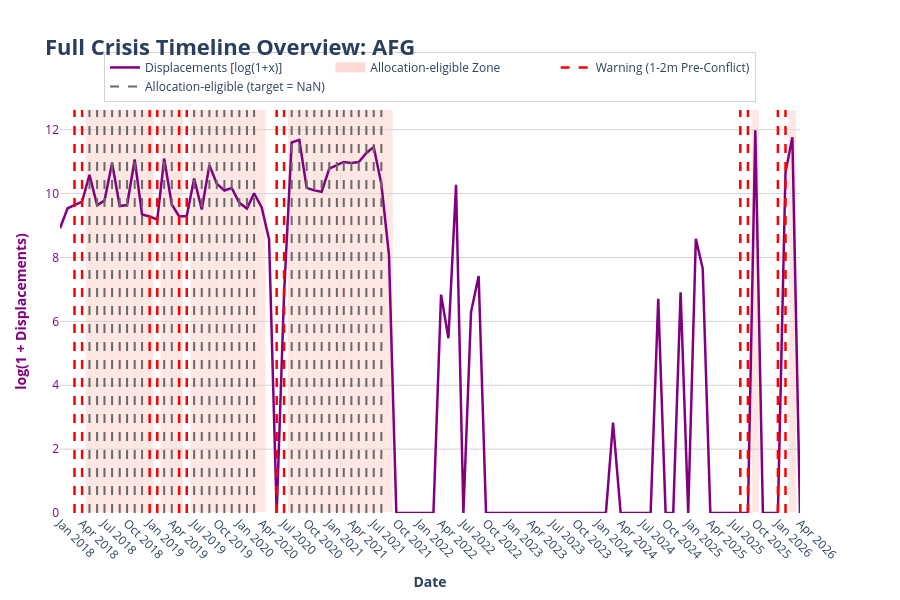

The code cell stored with this chart in its notebook:
### Code cell
import pandas as pd
import numpy as np
import plotly.graph_objects as go

def plot_full_crisis_timeline(df, cerf_path, country_code):
    # Prepare the DataFrame for plotting
    if 'iso3' not in df.columns:
        df = df.reset_index()
        
    df_plot = df[df['iso3'] == country_code].copy()
    df_plot['month'] = pd.to_datetime(df_plot['month'])
    df_plot = df_plot.sort_values('month')
    
    if df_plot.empty:
        print(f"No hay datos en el DataFrame principal para el país: {country_code}")
        return

    # Calculate log(1+x) for monthly displacement to handle skewness and zeros
    df_plot['disp_log1p'] = np.log1p(df_plot['monthly_displacement'].fillna(0))

    # Get the dates where target_2m is 1 (warning/conflict in next 2 months)
    if 'target_2m' in df_plot.columns:
        warning_months = df_plot[df_plot['target_2m'] == 1]['month']
        warning_dates = warning_months + pd.Timedelta(days=0)
    else:
        warning_dates = pd.Series(dtype='datetime64[ns]')
    
    # Get the dates where target_2m is NaN
    if 'target_2m' in df_plot.columns:
        nan_months = df_plot[df_plot['target_2m'].isna()]['month']
        nan_dates = nan_months + pd.Timedelta(days=0)
    else:
        nan_dates = pd.Series(dtype='datetime64[ns]')

    # Create the Plotly figure
    fig = go.Figure()

    # Displacements line (log(1+x))
    fig.add_trace(go.Scatter(
        x=df_plot['month'],
        y=df_plot['disp_log1p'],
        customdata=df_plot['monthly_displacement'], 
        mode='lines', 
        name='Displacements [log(1+x)]',
        line=dict(color='purple', width=2.5),
        yaxis='y1',
        hovertemplate='<b>Date:</b> %{x|%b %Y}<br><b>Displacements (Real):</b> %{customdata:,.0f}<br><b>log(1+x):</b> %{y:.2f}<extra></extra>'
    ))

    # Allocation-eligible zones 
    if 'allocation-eligible' in df_plot.columns:
        conflict_months = df_plot[df_plot['allocation-eligible'] == 1]['month']
        for c_month in conflict_months:
            fig.add_vrect(
                x0=c_month - pd.Timedelta(days=15), 
                x1=c_month + pd.Timedelta(days=15),
                fillcolor="salmon",
                opacity=0.2,
                layer="below",
                line_width=0,
            )
        fig.add_trace(go.Scatter(
            x=[None], y=[None], mode='lines', name='Allocation-eligible Zone',
            line=dict(color='salmon', width=10), opacity=0.3, yaxis='y1'
        ))

    # Early warning lines (target_2m = 1)
    if not warning_dates.empty:
        for w_date in warning_dates:
            fig.add_shape(
                type="line",
                x0=w_date, x1=w_date,
                y0=0, y1=1,
                xref="x", yref="paper",
                line=dict(width=2.5, dash="dash", color="red"),
            )
        # Leyenda de Alertas
        fig.add_trace(go.Scatter(
            x=[None], y=[None], mode='lines', name='Warning (1-2m Pre-Conflict)',
            line=dict(color='red', width=2.5, dash='dash'), yaxis='y1'
        ))

    # NaN target_2m lines (allocation-eligible but no warning)
    if not nan_dates.empty:
        for n_date in nan_dates:
            fig.add_shape(
                type="line",
                x0=n_date, x1=n_date,
                y0=0, y1=1,
                xref="x", yref="paper",
                line=dict(
                    width=2,
                    dash="dash",
                    color="dimgray"
                ),
            )

        fig.add_trace(go.Scatter(
            x=[None], y=[None],
            mode='lines',
            name='Allocation-eligible (target = NaN)',
            line=dict(
                color='dimgray',
                width=2,
                dash='dash'
            ),
            yaxis='y1'
        ))

    fig.update_layout(
        title=dict(
            text=f'<b>Full Crisis Timeline Overview: {country_code}</b>',
            font=dict(size=22),
            x=0.05
        ),
        margin=dict(l=60, r=100, t=110, b=60), 
        height=600,
        plot_bgcolor='white',
        hovermode="closest",
        
        xaxis=dict(
            title=dict(text="<b>Date</b>"),
            showgrid=False,
            dtick="M3",
            tickformat="%b %Y",
            tickangle=45
        ),
        
        # Eje Y1: Ahora son los Desplazamientos
        yaxis=dict(
            title=dict(text="<b>log(1 + Displacements)</b>", font=dict(color="purple")),
            tickfont=dict(color="purple"),
            showgrid=True,
            gridcolor='lightgrey',
            rangemode="tozero"
        ),
        
        legend=dict(
            orientation="h",
            yanchor="bottom", y=1.02,
            xanchor="center", x=0.5,
            bgcolor='rgba(255,255,255,0.8)',
            bordercolor='lightgrey',
            borderwidth=1
        )
    )

    fig.show()

plot_full_crisis_timeline(df, cerf_path="../data_clean/cerf_clean.csv", country_code="AFG")

### Figure 1 — Plotly figure (JSON) as saved in the notebook; plotly's stock layout.template omitted (floating-point values rounded to 4 significant figures)
{"data": [{"customdata": [7457.0, 13920.0, 15410.0, 17200.0, 39770.0, 15350.0, 17690.0, 57380.0, 14910.0, 15410.0, 64240.0, 11430.0, 10790.0, 9745.0, 66040.0, 15690.0, 10790.0, 10900.0, 35260.0, 13430.0, 53490.0, 30200.0, 24280.0, 26300.0, 16530.0, 13840.0, 22190.0, 14310.0, 5248.0, 0.0, 962.0, 109300.0, 118500.0, 26410.0, 24400.0, 23360.0, 48200.0, 53630.0, 59380.0, 57470.0, 59380.0, 78720.0, 94730.0, 29740.0, 3242.0, 0.0, 0.0, 0.0, 0.0, 0.0, 0.0, 932.2, 236.8, 29050.0, 0.0, 539.0, 1666.0, 0.0, 0.0, 0.0, 0.0, 0.0, 0.0, 0.0, 0.0, 0.0, 0.0, 0.0, 0.0, 0.0, 0.0, 0.0, 0.0, 0.0, 16.0, 0.0, 0.0, 0.0, 0.0, 0.0, 820.0, 0.0, 0.0, 1000.0, 0.0, 5359.0, 2106.0, 0.0, 0.0, 0.0, 0.0, 0.0, 0.0, 160800.0, 0.0, 0.0, 0.0, 42900.0, 128700.0, 0.0], "hovertemplate": "<b>Date:</b> %{x|%b %Y}<br><b>Displacements (Real):</b> %{customdata:,.0f}<br><b>log(1+x):</b> %{y:.2f}<extra></extra>", "line": {"color": "purple", "width": 2.5}, "mode": "lines", "name": "Displacements [log(1+x)]", "type": "scatter", "x": ["2018-01-01T00:00:00.000000", "2018-02-01T00:00:00.000000", "2018-03-01T00:00:00.000000", "2018-04-01T00:00:00.000000", "2018-05-01T00:00:00.000000", "2018-06-01T00:00:00.000000", "2018-07-01T00:00:00.000000", "2018-08-01T00:00:00.000000", "2018-09-01T00:00:00.000000", "2018-10-01T00:00:00.000000", "2018-11-01T00:00:00.000000", "2018-12-01T00:00:00.000000", "2019-01-01T00:00:00.000000", "2019-02-01T00:00:00.000000", "2019-03-01T00:00:00.000000", "2019-04-01T00:00:00.000000", "2019-05-01T00:00:00.000000", "2019-06-01T00:00:00.000000", "2019-07-01T00:00:00.000000", "2019-08-01T00:00:00.000000", "2019-09-01T00:00:00.000000", "2019-10-01T00:00:00.000000", "2019-11-01T00:00:00.000000", "2019-12-01T00:00:00.000000", "2020-01-01T00:00:00.000000", "2020-02-01T00:00:00.000000", "2020-03-01T00:00:00.000000", "2020-04-01T00:00:00.000000", "2020-05-01T00:00:00.000000", "2020-06-01T00:00:00.000000", "2020-07-01T00:00:00.000000", "2020-08-01T00:00:00.000000", "2020-09-01T00:00:00.000000", "2020-10-01T00:00:00.000000", "2020-11-01T00:00:00.000000", "2020-12-01T00:00:00.000000", "2021-01-01T00:00:00.000000", "2021-02-01T00:00:00.000000", "2021-03-01T00:00:00.000000", "2021-04-01T00:00:00.000000", "2021-05-01T00:00:00.000000", "2021-06-01T00:00:00.000000", "2021-07-01T00:00:00.000000", "2021-08-01T00:00:00.000000", "2021-09-01T00:00:00.000000", "2021-10-01T00:00:00.000000", "2021-11-01T00:00:00.000000", "2021-12-01T00:00:00.000000", "2022-01-01T00:00:00.000000", "2022-02-01T00:00:00.000000", "2022-03-01T00:00:00.000000", "2022-04-01T00:00:00.000000", "2022-05-01T00:00:00.000000", "2022-06-01T00:00:00.000000", "2022-07-01T00:00:00.000000", "2022-08-01T00:00:00.000000", "2022-09-01T00:00:00.000000", "2022-10-01T00:00:00.000000", "2022-11-01T00:00:00.000000", "2022-12-01T00:00:00.000000", "2023-01-01T00:00:00.000000", "2023-02-01T00:00:00.000000", "2023-03-01T00:00:00.000000", "2023-04-01T00:00:00.000000", "2023-05-01T00:00:00.000000", "2023-06-01T00:00:00.000000", "2023-07-01T00:00:00.000000", "2023-08-01T00:00:00.000000", "2023-09-01T00:00:00.000000", "2023-10-01T00:00:00.000000", "2023-11-01T00:00:00.000000", "2023-12-01T00:00:00.000000", "2024-01-01T00:00:00.000000", "2024-02-01T00:00:00.000000", "2024-03-01T00:00:00.000000", "2024-04-01T00:00:00.000000", "2024-05-01T00:00:00.000000", "2024-06-01T00:00:00.000000", "2024-07-01T00:00:00.000000", "2024-08-01T00:00:00.000000", "2024-09-01T00:00:00.000000", "2024-10-01T00:00:00.000000", "2024-11-01T00:00:00.000000", "2024-12-01T00:00:00.000000", "2025-01-01T00:00:00.000000", "2025-02-01T00:00:00.000000", "2025-03-01T00:00:00.000000", "2025-04-01T00:00:00.000000", "2025-05-01T00:00:00.000000", "2025-06-01T00:00:00.000000", "2025-07-01T00:00:00.000000", "2025-08-01T00:00:00.000000", "2025-09-01T00:00:00.000000", "2025-10-01T00:00:00.000000", "2025-11-01T00:00:00.000000", "2025-12-01T00:00:00.000000", "2026-01-01T00:00:00.000000", "2026-02-01T00:00:00.000000", "2026-03-01T00:00:00.000000", "2026-04-01T00:00:00.000000"], "y": [8.917, 9.541, 9.643, 9.753, 10.59, 9.639, 9.781, 10.96, 9.61, 9.643, 11.07, 9.344, 9.286, 9.185, 11.1, 9.661, 9.286, 9.297, 10.47, 9.505, 10.89, 10.32, 10.1, 10.18, 9.713, 9.535, 10.01, 9.569, 8.566, 0.0, 6.87, 11.6, 11.68, 10.18, 10.1, 10.06, 10.78, 10.89, 10.99, 10.96, 10.99, 11.27, 11.46, 10.3, 8.084, 0.0, 0.0, 0.0, 0.0, 0.0, 0.0, 6.839, 5.472, 10.28, 0.0, 6.292, 7.419, 0.0, 0.0, 0.0, 0.0, 0.0, 0.0, 0.0, 0.0, 0.0, 0.0, 0.0, 0.0, 0.0, 0.0, 0.0, 0.0, 0.0, 2.833, 0.0, 0.0, 0.0, 0.0, 0.0, 6.711, 0.0, 0.0, 6.909, 0.0, 8.587, 7.653, 0.0, 0.0, 0.0, 0.0, 0.0, 0.0, 11.99, 0.0, 0.0, 0.0, 10.67, 11.77, 0.0], "yaxis": "y"}, {"line": {"color": "salmon", "width": 10}, "mode": "lines", "name": "Allocation-eligible Zone", "opacity": 0.3, "type": "scatter", "x": [null], "y": [null], "yaxis": "y"}, {"line": {"color": "red", "dash": "dash", "width": 2.5}, "mode": "lines", "name": "Warning (1-2m Pre-Conflict)", "type": "scatter", "x": [null], "y": [null], "yaxis": "y"}, {"line": {"color": "dimgray", "dash": "dash", "width": 2}, "mode": "lines", "name": "Allocation-eligible (target = NaN)", "type": "scatter", "x": [null], "y": [null], "yaxis": "y"}], "layout": {"height": 600, "hovermode": "closest", "legend": {"bgcolor": "rgba(255,255,255,0.8)", "bordercolor": "lightgrey", "borderwidth": 1, "orientation": "h", "x": 0.5, "xanchor": "center", "y": 1.02, "yanchor": "bottom"}, "margin": {"b": 60, "l": 60, "r": 100, "t": 110}, "plot_bgcolor": "white", "shapes": [{"fillcolor": "salmon", "layer": "below", "line": {"width": 0}, "opacity": 0.2, "type": "rect", "x0": "2018-04-16T00:00:00", "x1": "2018-05-16T00:00:00", "xref": "x", "y0": 0, "y1": 1, "yref": "y domain"}, {"fillcolor": "salmon", "layer": "below", "line": {"width": 0}, "opacity": 0.2, "type": "rect", "x0": "2018-05-17T00:00:00", "x1": "2018-06-16T00:00:00", "xref": "x", "y0": 0, "y1": 1, "yref": "y domain"}, {"fillcolor": "salmon", "layer": "below", "line": {"width": 0}, "opacity": 0.2, "type": "rect", "x0": "2018-06-16T00:00:00", "x1": "2018-07-16T00:00:00", "xref": "x", "y0": 0, "y1": 1, "yref": "y domain"}, {"fillcolor": "salmon", "layer": "below", "line": {"width": 0}, "opacity": 0.2, "type": "rect", "x0": "2018-07-17T00:00:00", "x1": "2018-08-16T00:00:00", "xref": "x", "y0": 0, "y1": 1, "yref": "y domain"}, {"fillcolor": "salmon", "layer": "below", "line": {"width": 0}, "opacity": 0.2, "type": "rect", "x0": "2018-08-17T00:00:00", "x1": "2018-09-16T00:00:00", "xref": "x", "y0": 0, "y1": 1, "yref": "y domain"}, {"fillcolor": "salmon", "layer": "below", "line": {"width": 0}, "opacity": 0.2, "type": "rect", "x0": "2018-09-16T00:00:00", "x1": "2018-10-16T00:00:00", "xref": "x", "y0": 0, "y1": 1, "yref": "y domain"}, {"fillcolor": "salmon", "layer": "below", "line": {"width": 0}, "opacity": 0.2, "type": "rect", "x0": "2018-10-17T00:00:00", "x1": "2018-11-16T00:00:00", "xref": "x", "y0": 0, "y1": 1, "yref": "y domain"}, {"fillcolor": "salmon", "layer": "below", "line": {"width": 0}, "opacity": 0.2, "type": "rect", "x0": "2018-11-16T00:00:00", "x1": "2018-12-16T00:00:00", "xref": "x", "y0": 0, "y1": 1, "yref": "y domain"}, {"fillcolor": "salmon", "layer": "below", "line": {"width": 0}, "opacity": 0.2, "type": "rect", "x0": "2018-12-17T00:00:00", "x1": "2019-01-16T00:00:00", "xref": "x", "y0": 0, "y1": 1, "yref": "y domain"}, {"fillcolor": "salmon", "layer": "below", "line": {"width": 0}, "opacity": 0.2, "type": "rect", "x0": "2019-02-14T00:00:00", "x1": "2019-03-16T00:00:00", "xref": "x", "y0": 0, "y1": 1, "yref": "y domain"}, {"fillcolor": "salmon", "layer": "below", "line": {"width": 0}, "opacity": 0.2, "type": "rect", "x0": "2019-03-17T00:00:00", "x1": "2019-04-16T00:00:00", "xref": "x", "y0": 0, "y1": 1, "yref": "y domain"}, {"fillcolor": "salmon", "layer": "below", "line": {"width": 0}, "opacity": 0.2, "type": "rect", "x0": "2019-04-16T00:00:00", "x1": "2019-05-16T00:00:00", "xref": "x", "y0": 0, "y1": 1, "yref": "y domain"}, {"fillcolor": "salmon", "layer": "below", "line": {"width": 0}, "opacity": 0.2, "type": "rect", "x0": "2019-06-16T00:00:00", "x1": "2019-07-16T00:00:00", "xref": "x", "y0": 0, "y1": 1, "yref": "y domain"}, {"fillcolor": "salmon", "layer": "below", "line": {"width": 0}, "opacity": 0.2, "type": "rect", "x0": "2019-07-17T00:00:00", "x1": "2019-08-16T00:00:00", "xref": "x", "y0": 0, "y1": 1, "yref": "y domain"}, {"fillcolor": "salmon", "layer": "below", "line": {"width": 0}, "opacity": 0.2, "type": "rect", "x0": "2019-08-17T00:00:00", "x1": "2019-09-16T00:00:00", "xref": "x", "y0": 0, "y1": 1, "yref": "y domain"}, {"fillcolor": "salmon", "layer": "below", "line": {"width": 0}, "opacity": 0.2, "type": "rect", "x0": "2019-09-16T00:00:00", "x1": "2019-10-16T00:00:00", "xref": "x", "y0": 0, "y1": 1, "yref": "y domain"}, {"fillcolor": "salmon", "layer": "below", "line": {"width": 0}, "opacity": 0.2, "type": "rect", "x0": "2019-10-17T00:00:00", "x1": "2019-11-16T00:00:00", "xref": "x", "y0": 0, "y1": 1, "yref": "y domain"}, {"fillcolor": "salmon", "layer": "below", "line": {"width": 0}, "opacity": 0.2, "type": "rect", "x0": "2019-11-16T00:00:00", "x1": "2019-12-16T00:00:00", "xref": "x", "y0": 0, "y1": 1, "yref": "y domain"}, {"fillcolor": "salmon", "layer": "below", "line": {"width": 0}, "opacity": 0.2, "type": "rect", "x0": "2019-12-17T00:00:00", "x1": "2020-01-16T00:00:00", "xref": "x", "y0": 0, "y1": 1, "yref": "y domain"}, {"fillcolor": "salmon", "layer": "below", "line": {"width": 0}, "opacity": 0.2, "type": "rect", "x0": "2020-01-17T00:00:00", "x1": "2020-02-16T00:00:00", "xref": "x", "y0": 0, "y1": 1, "yref": "y domain"}, {"fillcolor": "salmon", "layer": "below", "line": {"width": 0}, "opacity": 0.2, "type": "rect", "x0": "2020-02-15T00:00:00", "x1": "2020-03-16T00:00:00", "xref": "x", "y0": 0, "y1": 1, "yref": "y domain"}, {"fillcolor": "salmon", "layer": "below", "line": {"width": 0}, "opacity": 0.2, "type": "rect", "x0": "2020-03-17T00:00:00", "x1": "2020-04-16T00:00:00", "xref": "x", "y0": 0, "y1": 1, "yref": "y domain"}, {"fillcolor": "salmon", "layer": "below", "line": {"width": 0}, "opacity": 0.2, "type": "rect", "x0": "2020-07-17T00:00:00", "x1": "2020-08-16T00:00:00", "xref": "x", "y0": 0, "y1": 1, "yref": "y domain"}, {"fillcolor": "salmon", "layer": "below", "line": {"width": 0}, "opacity": 0.2, "type": "rect", "x0": "2020-08-17T00:00:00", "x1": "2020-09-16T00:00:00", "xref": "x", "y0": 0, "y1": 1, "yref": "y domain"}, {"fillcolor": "salmon", "layer": "below", "line": {"width": 0}, "opacity": 0.2, "type": "rect", "x0": "2020-09-16T00:00:00", "x1": "2020-10-16T00:00:00", "xref": "x", "y0": 0, "y1": 1, "yref": "y domain"}, {"fillcolor": "salmon", "layer": "below", "line": {"width": 0}, "opacity": 0.2, "type": "rect", "x0": "2020-10-17T00:00:00", "x1": "2020-11-16T00:00:00", "xref": "x", "y0": 0, "y1": 1, "yref": "y domain"}, {"fillcolor": "salmon", "layer": "below", "line": {"width": 0}, "opacity": 0.2, "type": "rect", "x0": "2020-11-16T00:00:00", "x1": "2020-12-16T00:00:00", "xref": "x", "y0": 0, "y1": 1, "yref": "y domain"}, {"fillcolor": "salmon", "layer": "below", "line": {"width": 0}, "opacity": 0.2, "type": "rect", "x0": "2020-12-17T00:00:00", "x1": "2021-01-16T00:00:00", "xref": "x", "y0": 0, "y1": 1, "yref": "y domain"}, {"fillcolor": "salmon", "layer": "below", "line": {"width": 0}, "opacity": 0.2, "type": "rect", "x0": "2021-01-17T00:00:00", "x1": "2021-02-16T00:00:00", "xref": "x", "y0": 0, "y1": 1, "yref": "y domain"}, {"fillcolor": "salmon", "layer": "below", "line": {"width": 0}, "opacity": 0.2, "type": "rect", "x0": "2021-02-14T00:00:00", "x1": "2021-03-16T00:00:00", "xref": "x", "y0": 0, "y1": 1, "yref": "y domain"}, {"fillcolor": "salmon", "layer": "below", "line": {"width": 0}, "opacity": 0.2, "type": "rect", "x0": "2021-03-17T00:00:00", "x1": "2021-04-16T00:00:00", "xref": "x", "y0": 0, "y1": 1, "yref": "y domain"}, {"fillcolor": "salmon", "layer": "below", "line": {"width": 0}, "opacity": 0.2, "type": "rect", "x0": "2021-04-16T00:00:00", "x1": "2021-05-16T00:00:00", "xref": "x", "y0": 0, "y1": 1, "yref": "y domain"}, {"fillcolor": "salmon", "layer": "below", "line": {"width": 0}, "opacity": 0.2, "type": "rect", "x0": "2021-05-17T00:00:00", "x1": "2021-06-16T00:00:00", "xref": "x", "y0": 0, "y1": 1, "yref": "y domain"}, {"fillcolor": "salmon", "layer": "below", "line": {"width": 0}, "opacity": 0.2, "type": "rect", "x0": "2021-06-16T00:00:00", "x1": "2021-07-16T00:00:00", "xref": "x", "y0": 0, "y1": 1, "yref": "y domain"}, {"fillcolor": "salmon", "layer": "below", "line": {"width": 0}, "opacity": 0.2, "type": "rect", "x0": "2021-07-17T00:00:00", "x1": "2021-08-16T00:00:00", "xref": "x", "y0": 0, "y1": 1, "yref": "y domain"}, {"fillcolor": "salmon", "layer": "below", "line": {"width": 0}, "opacity": 0.2, "type": "rect", "x0": "2021-08-17T00:00:00", "x1": "2021-09-16T00:00:00", "xref": "x", "y0": 0, "y1": 1, "yref": "y domain"}, {"fillcolor": "salmon", "layer": "below", "line": {"width": 0}, "opacity": 0.2, "type": "rect", "x0": "2025-09-16T00:00:00", "x1": "2025-10-16T00:00:00", "xref": "x", "y0": 0, "y1": 1, "yref": "y domain"}, {"fillcolor": "salmon", "layer": "below", "line": {"width": 0}, "opacity": 0.2, "type": "rect", "x0": "2026-02-14T00:00:00", "x1": "2026-03-16T00:00:00", "xref": "x", "y0": 0, "y1": 1, "yref": "y domain"}, {"line": {"color": "red", "dash": "dash", "width": 2.5}, "type": "line", "x0": "2018-03-01T00:00:00", "x1": "2018-03-01T00:00:00", "xref": "x", "y0": 0, "y1": 1, "yref": "paper"}, {"line": {"color": "red", "dash": "dash", "width": 2.5}, "type": "line", "x0": "2018-04-01T00:00:00", "x1": "2018-04-01T00:00:00", "xref": "x", "y0": 0, "y1": 1, "yref": "paper"}, {"line": {"color": "red", "dash": "dash", "width": 2.5}, "type": "line", "x0": "2019-01-01T00:00:00", "x1": "2019-01-01T00:00:00", "xref": "x", "y0": 0, "y1": 1, "yref": "paper"}, {"line": {"color": "red", "dash": "dash", "width": 2.5}, "type": "line", "x0": "2019-02-01T00:00:00", "x1": "2019-02-01T00:00:00", "xref": "x", "y0": 0, "y1": 1, "yref": "paper"}, {"line": {"color": "red", "dash": "dash", "width": 2.5}, "type": "line", "x0": "2019-05-01T00:00:00", "x1": "2019-05-01T00:00:00", "xref": "x", "y0": 0, "y1": 1, "yref": "paper"}, {"line": {"color": "red", "dash": "dash", "width": 2.5}, "type": "line", "x0": "2019-06-01T00:00:00", "x1": "2019-06-01T00:00:00", "xref": "x", "y0": 0, "y1": 1, "yref": "paper"}, {"line": {"color": "red", "dash": "dash", "width": 2.5}, "type": "line", "x0": "2020-06-01T00:00:00", "x1": "2020-06-01T00:00:00", "xref": "x", "y0": 0, "y1": 1, "yref": "paper"}, {"line": {"color": "red", "dash": "dash", "width": 2.5}, "type": "line", "x0": "2020-07-01T00:00:00", "x1": "2020-07-01T00:00:00", "xref": "x", "y0": 0, "y1": 1, "yref": "paper"}, {"line": {"color": "red", "dash": "dash", "width": 2.5}, "type": "line", "x0": "2025-08-01T00:00:00", "x1": "2025-08-01T00:00:00", "xref": "x", "y0": 0, "y1": 1, "yref": "paper"}, {"line": {"color": "red", "dash": "dash", "width": 2.5}, "type": "line", "x0": "2025-09-01T00:00:00", "x1": "2025-09-01T00:00:00", "xref": "x", "y0": 0, "y1": 1, "yref": "paper"}, {"line": {"color": "red", "dash": "dash", "width": 2.5}, "type": "line", "x0": "2026-01-01T00:00:00", "x1": "2026-01-01T00:00:00", "xref": "x", "y0": 0, "y1": 1, "yref": "paper"}, {"line": {"color": "red", "dash": "dash", "width": 2.5}, "type": "line", "x0": "2026-02-01T00:00:00", "x1": "2026-02-01T00:00:00", "xref": "x", "y0": 0, "y1": 1, "yref": "paper"}, {"line": {"color": "dimgray", "dash": "dash", "width": 2}, "type": "line", "x0": "2018-05-01T00:00:00", "x1": "2018-05-01T00:00:00", "xref": "x", "y0": 0, "y1": 1, "yref": "paper"}, {"line": {"color": "dimgray", "dash": "dash", "width": 2}, "type": "line", "x0": "2018-06-01T00:00:00", "x1": "2018-06-01T00:00:00", "xref": "x", "y0": 0, "y1": 1, "yref": "paper"}, {"line": {"color": "dimgray", "dash": "dash", "width": 2}, "type": "line", "x0": "2018-07-01T00:00:00", "x1": "2018-07-01T00:00:00", "xref": "x", "y0": 0, "y1": 1, "yref": "paper"}, {"line": {"color": "dimgray", "dash": "dash", "width": 2}, "type": "line", "x0": "2018-08-01T00:00:00", "x1": "2018-08-01T00:00:00", "xref": "x", "y0": 0, "y1": 1, "yref": "paper"}, {"line": {"color": "dimgray", "dash": "dash", "width": 2}, "type": "line", "x0": "2018-09-01T00:00:00", "x1": "2018-09-01T00:00:00", "xref": "x", "y0": 0, "y1": 1, "yref": "paper"}, {"line": {"color": "dimgray", "dash": "dash", "width": 2}, "type": "line", "x0": "2018-10-01T00:00:00", "x1": "2018-10-01T00:00:00", "xref": "x", "y0": 0, "y1": 1, "yref": "paper"}, {"line": {"color": "dimgray", "dash": "dash", "width": 2}, "type": "line", "x0": "2018-11-01T00:00:00", "x1": "2018-11-01T00:00:00", "xref": "x", "y0": 0, "y1": 1, "yref": "paper"}, {"line": {"color": "dimgray", "dash": "dash", "width": 2}, "type": "line", "x0": "2018-12-01T00:00:00", "x1": "2018-12-01T00:00:00", "xref": "x", "y0": 0, "y1": 1, "yref": "paper"}, {"line": {"color": "dimgray", "dash": "dash", "width": 2}, "type": "line", "x0": "2019-03-01T00:00:00", "x1": "2019-03-01T00:00:00", "xref": "x", "y0": 0, "y1": 1, "yref": "paper"}, {"line": {"color": "dimgray", "dash": "dash", "width": 2}, "type": "line", "x0": "2019-04-01T00:00:00", "x1": "2019-04-01T00:00:00", "xref": "x", "y0": 0, "y1": 1, "yref": "paper"}, {"line": {"color": "dimgray", "dash": "dash", "width": 2}, "type": "line", "x0": "2019-07-01T00:00:00", "x1": "2019-07-01T00:00:00", "xref": "x", "y0": 0, "y1": 1, "yref": "paper"}, {"line": {"color": "dimgray", "dash": "dash", "width": 2}, "type": "line", "x0": "2019-08-01T00:00:00", "x1": "2019-08-01T00:00:00", "xref": "x", "y0": 0, "y1": 1, "yref": "paper"}, {"line": {"color": "dimgray", "dash": "dash", "width": 2}, "type": "line", "x0": "2019-09-01T00:00:00", "x1": "2019-09-01T00:00:00", "xref": "x", "y0": 0, "y1": 1, "yref": "paper"}, {"line": {"color": "dimgray", "dash": "dash", "width": 2}, "type": "line", "x0": "2019-10-01T00:00:00", "x1": "2019-10-01T00:00:00", "xref": "x", "y0": 0, "y1": 1, "yref": "paper"}, {"line": {"color": "dimgray", "dash": "dash", "width": 2}, "type": "line", "x0": "2019-11-01T00:00:00", "x1": "2019-11-01T00:00:00", "xref": "x", "y0": 0, "y1": 1, "yref": "paper"}, {"line": {"color": "dimgray", "dash": "dash", "width": 2}, "type": "line", "x0": "2019-12-01T00:00:00", "x1": "2019-12-01T00:00:00", "xref": "x", "y0": 0, "y1": 1, "yref": "paper"}, {"line": {"color": "dimgray", "dash": "dash", "width": 2}, "type": "line", "x0": "2020-01-01T00:00:00", "x1": "2020-01-01T00:00:00", "xref": "x", "y0": 0, "y1": 1, "yref": "paper"}, {"line": {"color": "dimgray", "dash": "dash", "width": 2}, "type": "line", "x0": "2020-02-01T00:00:00", "x1": "2020-02-01T00:00:00", "xref": "x", "y0": 0, "y1": 1, "yref": "paper"}, {"line": {"color": "dimgray", "dash": "dash", "width": 2}, "type": "line", "x0": "2020-03-01T00:00:00", "x1": "2020-03-01T00:00:00", "xref": "x", "y0": 0, "y1": 1, "yref": "paper"}, {"line": {"color": "dimgray", "dash": "dash", "width": 2}, "type": "line", "x0": "2020-08-01T00:00:00", "x1": "2020-08-01T00:00:00", "xref": "x", "y0": 0, "y1": 1, "yref": "paper"}, {"line": {"color": "dimgray", "dash": "dash", "width": 2}, "type": "line", "x0": "2020-09-01T00:00:00", "x1": "2020-09-01T00:00:00", "xref": "x", "y0": 0, "y1": 1, "yref": "paper"}, {"line": {"color": "dimgray", "dash": "dash", "width": 2}, "type": "line", "x0": "2020-10-01T00:00:00", "x1": "2020-10-01T00:00:00", "xref": "x", "y0": 0, "y1": 1, "yref": "paper"}, {"line": {"color": "dimgray", "dash": "dash", "width": 2}, "type": "line", "x0": "2020-11-01T00:00:00", "x1": "2020-11-01T00:00:00", "xref": "x", "y0": 0, "y1": 1, "yref": "paper"}, {"line": {"color": "dimgray", "dash": "dash", "width": 2}, "type": "line", "x0": "2020-12-01T00:00:00", "x1": "2020-12-01T00:00:00", "xref": "x", "y0": 0, "y1": 1, "yref": "paper"}, {"line": {"color": "dimgray", "dash": "dash", "width": 2}, "type": "line", "x0": "2021-01-01T00:00:00", "x1": "2021-01-01T00:00:00", "xref": "x", "y0": 0, "y1": 1, "yref": "paper"}, {"line": {"color": "dimgray", "dash": "dash", "width": 2}, "type": "line", "x0": "2021-02-01T00:00:00", "x1": "2021-02-01T00:00:00", "xref": "x", "y0": 0, "y1": 1, "yref": "paper"}, {"line": {"color": "dimgray", "dash": "dash", "width": 2}, "type": "line", "x0": "2021-03-01T00:00:00", "x1": "2021-03-01T00:00:00", "xref": "x", "y0": 0, "y1": 1, "yref": "paper"}, {"line": {"color": "dimgray", "dash": "dash", "width": 2}, "type": "line", "x0": "2021-04-01T00:00:00", "x1": "2021-04-01T00:00:00", "xref": "x", "y0": 0, "y1": 1, "yref": "paper"}, {"line": {"color": "dimgray", "dash": "dash", "width": 2}, "type": "line", "x0": "2021-05-01T00:00:00", "x1": "2021-05-01T00:00:00", "xref": "x", "y0": 0, "y1": 1, "yref": "paper"}, {"line": {"color": "dimgray", "dash": "dash", "width": 2}, "type": "line", "x0": "2021-06-01T00:00:00", "x1": "2021-06-01T00:00:00", "xref": "x", "y0": 0, "y1": 1, "yref": "paper"}, {"line": {"color": "dimgray", "dash": "dash", "width": 2}, "type": "line", "x0": "2021-07-01T00:00:00", "x1": "2021-07-01T00:00:00", "xref": "x", "y0": 0, "y1": 1, "yref": "paper"}, {"line": {"color": "dimgray", "dash": "dash", "width": 2}, "type": "line", "x0": "2021-08-01T00:00:00", "x1": "2021-08-01T00:00:00", "xref": "x", "y0": 0, "y1": 1, "yref": "paper"}], "title": {"font": {"size": 22}, "text": "<b>Full Crisis Timeline Overview: AFG</b>", "x": 0.05}, "xaxis": {"dtick": "M3", "showgrid": false, "tickangle": 45, "tickformat": "%b %Y", "title": {"text": "<b>Date</b>"}}, "yaxis": {"gridcolor": "lightgrey", "rangemode": "tozero", "showgrid": true, "tickfont": {"color": "purple"}, "title": {"font": {"color": "purple"}, "text": "<b>log(1 + Displacements)</b>"}}}}
